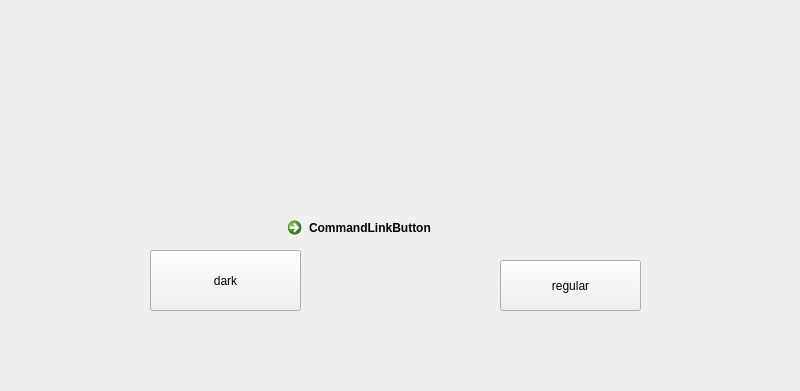
<?xml version="1.0" encoding="UTF-8"?>
<ui version="4.0">
 <class>MyWidget</class>
 <widget class="QWidget" name="MyWidget">
  <property name="geometry">
   <rect>
    <x>0</x>
    <y>0</y>
    <width>800</width>
    <height>391</height>
   </rect>
  </property>
  <property name="windowTitle">
   <string>MyWidget</string>
  </property>
  <property name="styleSheet">
   <string notr="true"/>
  </property>
  <widget class="AccessForm" name="widget" native="true">
   <property name="geometry">
    <rect>
     <x>9</x>
     <y>9</y>
     <width>782</width>
     <height>161</height>
    </rect>
   </property>
  </widget>
  <widget class="QCommandLinkButton" name="commandLinkButton">
   <property name="geometry">
    <rect>
     <x>280</x>
     <y>210</y>
     <width>168</width>
     <height>41</height>
    </rect>
   </property>
   <property name="text">
    <string>CommandLinkButton</string>
   </property>
  </widget>
  <widget class="QPushButton" name="pushButton">
   <property name="geometry">
    <rect>
     <x>150</x>
     <y>250</y>
     <width>151</width>
     <height>61</height>
    </rect>
   </property>
   <property name="styleSheet">
    <string notr="true"/>
   </property>
   <property name="text">
    <string>dark</string>
   </property>
  </widget>
  <widget class="QPushButton" name="pushButton_2">
   <property name="geometry">
    <rect>
     <x>500</x>
     <y>260</y>
     <width>141</width>
     <height>51</height>
    </rect>
   </property>
   <property name="styleSheet">
    <string notr="true"/>
   </property>
   <property name="text">
    <string>regular</string>
   </property>
  </widget>
 </widget>
 <customwidgets>
  <customwidget>
   <class>AccessForm</class>
   <extends>QWidget</extends>
   <header location="global">accessform.h</header>
   <container>1</container>
  </customwidget>
 </customwidgets>
 <resources/>
 <connections/>
</ui>
